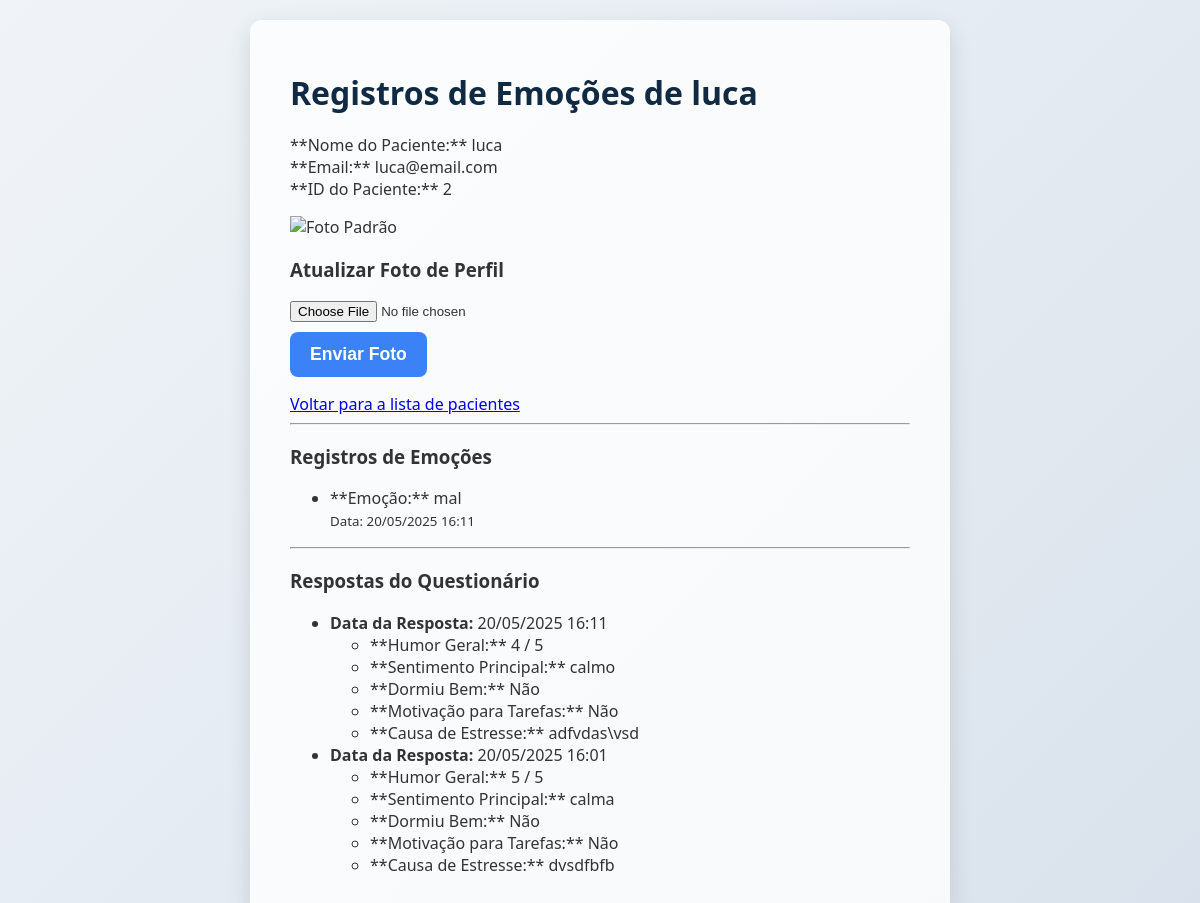
The page /paciente/2/registros (signed in) on the database its author committed.
### backend/models.py (models this page shows)
class Paciente(db.Model):
    id = db.Column(db.Integer, primary_key=True)
    nome = db.Column(db.String(150))
    email = db.Column(db.String(150), unique=True) # Email do paciente
    psicologo_id = db.Column(db.Integer, db.ForeignKey('user.id')) # Chave estrangeira para o User (psicólogo)
    registros_emocoes = db.relationship('RegistroEmocao', backref='paciente', lazy=True)
    respostas_questionario = db.relationship('RespostaQuestionario', backref='paciente', lazy=True)
    consultas = db.relationship('Consulta', backref='paciente', lazy=True)
    foto_perfil = db.Column(db.String(255), nullable=True, default='default.jpg') # Armazenará o nome do arquivo da foto

class RegistroEmocao(db.Model):
    id = db.Column(db.Integer, primary_key=True)
    emocao = db.Column(db.String(150))
    data_registro = db.Column(db.DateTime(timezone=True), default=func.now())
    paciente_id = db.Column(db.Integer, db.ForeignKey('paciente.id'))

class RespostaQuestionario(db.Model):
    id = db.Column(db.Integer, primary_key=True)
    humor_geral = db.Column(db.Integer) # De 1 a 5
    sentimento_principal = db.Column(db.String(255)) # Texto livre
    dormiu_bem = db.Column(db.Boolean) # True/False
    motivacao_tarefas = db.Column(db.Boolean) # True/False
    causa_estresse = db.Column(db.Text) # Texto mais longo para descrição
    data_resposta = db.Column(db.DateTime(timezone=True), default=func.now())
    paciente_id = db.Column(db.Integer, db.ForeignKey('paciente.id'))

### backend/routes.py (the view)
@routes.route('/paciente/<int:paciente_id>/registros')
@login_required
def ver_registros_paciente(paciente_id):
    if current_user.tipo != 'psicologo':
        flash('Acesso não autorizado.', category='error')
        return redirect(url_for('routes.login'))
    paciente = Paciente.query.filter_by(id=paciente_id, psicologo_id=current_user.id).first()
    if not paciente:
        flash('Paciente não encontrado ou não associado a você.', category='error')
        return redirect(url_for('routes.psicologo'))
    registros_emocoes = RegistroEmocao.query.filter_by(paciente_id=paciente_id).order_by(RegistroEmocao.data_registro.desc()).all()
    respostas_questionario = RespostaQuestionario.query.filter_by(paciente_id=paciente_id).order_by(RespostaQuestionario.data_resposta.desc()).all()
    return render_template(
        'registros_paciente.html',
        paciente=paciente,
        registros_emocoes=registros_emocoes,
        respostas_questionario=respostas_questionario # NOVO: Passando as respostas para o template
    )

### backend/app.py (called while the page is built)
def create_app():
    app = Flask(__name__)
    app.config['SECRET_KEY'] = 'chave_secreta_para_seguranca' # Substitua por uma chave segura de verdade
    app.config['SQLALCHEMY_DATABASE_URI'] = f'sqlite:///{DB_NAME}'
    db.init_app(app)
    from .routes import routes
    app.register_blueprint(routes, url_prefix='/')
    from .models import User, Paciente, RegistroEmocao, RespostaQuestionario, Consulta
    with app.app_context():
        db.create_all()
    login_manager = LoginManager()
    login_manager.login_view = 'routes.login' # Define a página de login
    login_manager.init_app(app)
    @login_manager.user_loader
    def load_user(user_id):
        return User.query.get(int(user_id))
    return app

### backend/templates/registros_paciente.html (shortened to what this page needs)
<!DOCTYPE html>
<html>
<head>
    <link rel="stylesheet" href="{{ url_for('static', filename='style.css') }}">
</head>
<body>
    <div class="container">
        <h1>Registros de Emoções de {{ paciente.nome }}</h1>
        <p>
            **Nome do Paciente:** {{ paciente.nome }} <br>
            **Email:** {{ paciente.email }} <br>
            **ID do Paciente:** {{ paciente.id }} <br>
        </p>
        <div class="profile-photo">
            {% if paciente.foto_perfil and paciente.foto_perfil != 'default.jpg' %}
                <img src="{{ url_for('static', filename='uploads/' + paciente.foto_perfil) }}" alt="Foto de Perfil" width="150" height="150">
            {% else %}
                <img src="{{ url_for('static', filename='uploads/default.jpg') }}" alt="Foto Padrão" width="150" height="150">
            {% endif %}
        </div>
        <div id="upload-foto">
            <h3>Atualizar Foto de Perfil</h3>
            <form method="POST" action="{{ url_for('routes.upload_foto_paciente', paciente_id=paciente.id) }}" enctype="multipart/form-data">
                <input type="file" name="foto" accept="image/*" required>
                <button type="submit">Enviar Foto</button>
            </form>
        </div>
        <a href="{{ url_for('routes.psicologo') }}" class="btn btn-secondary">Voltar para a lista de pacientes</a>
        <hr>
        <h3>Registros de Emoções</h3>
        {% if registros_emocoes %}
            <ul>
                {% for registro in registros_emocoes %}
                    <li>
                        **Emoção:** {{ registro.emocao }} <br>
                        <small>Data: {{ registro.data_registro.strftime('%d/%m/%Y %H:%M') }}</small>
                    </li>
                {% endfor %}
            </ul>
        {% else %}
            <p>Nenhum registro de emoção para este paciente ainda.</p>
        {% endif %}
        <hr>
        <h3>Respostas do Questionário</h3>
        {% if respostas_questionario %}
            <ul>
                {% for resposta in respostas_questionario %}
                    <li>
                        <strong>Data da Resposta:</strong> {{ resposta.data_resposta.strftime('%d/%m/%Y %H:%M') }} <br>
                        <ul>
                            <li>**Humor Geral:** {{ resposta.humor_geral }} / 5</li>
                            <li>**Sentimento Principal:** {{ resposta.sentimento_principal }}</li>
                            <li>**Dormiu Bem:** {% if resposta.dormiu_bem %}Sim{% else %}Não{% endif %}</li>
                            <li>**Motivação para Tarefas:** {% if resposta.motivacao_tarefas %}Sim{% else %}Não{% endif %}</li>
                            <li>**Causa de Estresse:** {% if resposta.causa_estresse %}{{ resposta.causa_estresse }}{% else %}Nenhuma reportada{% endif %}</li>
                        </ul>
                    </li>
                {% endfor %}
            </ul>
        {% else %}
            <p>Nenhuma resposta de questionário para este paciente ainda.</p>
        {% endif %}
    </div>
</body>
</html>

### backend/static/style.css (style rules this page uses)
body { font-family: 'Segoe UI', Tahoma, Geneva, Verdana, sans-serif; margin: 0; padding: 20px; background: linear-gradient(135deg, #f0f4f8, #d9e2ec); color: #333; min-height: 100vh; display: flex; justify-content: center; align-items: flex-start; }
.container { background-color: #ffffffcc; padding: 30px 40px; border-radius: 12px; box-shadow: 0 8px 24px rgba(0, 0, 0, 0.12); max-width: 700px; width: 100%; box-sizing: border-box; }
h1, h2 { color: #102a43; margin-bottom: 20px; font-weight: 700; }
form { display: flex; flex-direction: column; }
button { background-color: #3b82f6; color: white; padding: 12px 20px; border: none; border-radius: 8px; cursor: pointer; font-size: 1.1rem; font-weight: 600; transition: background-color 0.3s ease; align-self: flex-start; margin-top: 10px; }

### rows shown on the page
Paciente: nome "luca", email "luca@email.com", id "2"
RegistroEmocao: emocao "mal", data_registro "20/05/2025 16:11"
RespostaQuestionario: data_resposta "20/05/2025 16:11", humor_geral "4", sentimento_principal "calmo", dormiu_bem "Não", motivacao_tarefas "Não", causa_estresse "adfvdas\\vsd"
RespostaQuestionario: data_resposta "20/05/2025 16:01", humor_geral "5", sentimento_principal "calma", dormiu_bem "Não", motivacao_tarefas "Não", causa_estresse "dvsdfbfb"
